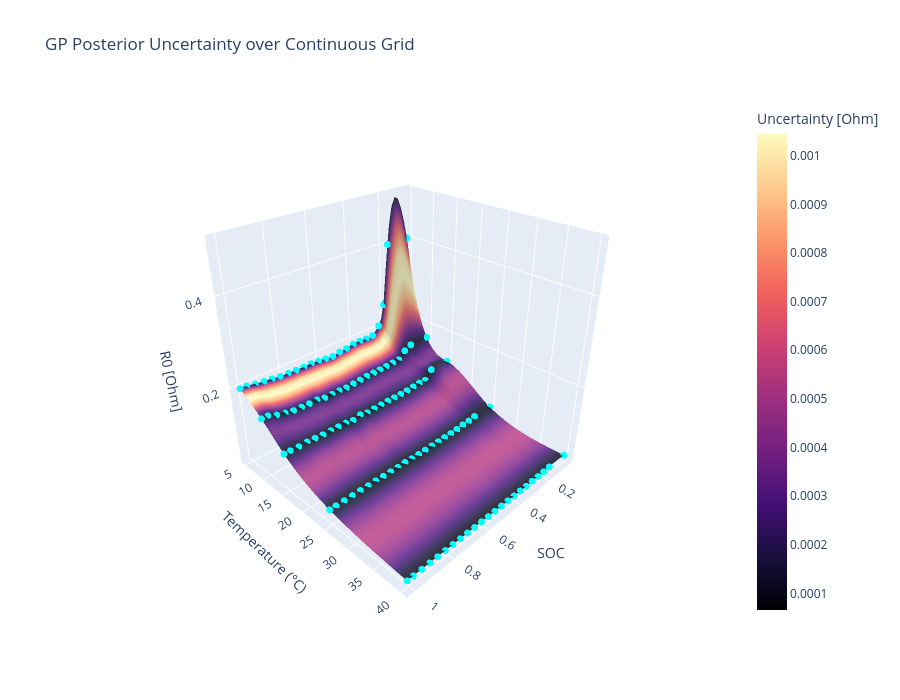

The cell this chart's notebook holds for it:
### Code cell
import plotly.graph_objects as go
import numpy as np

mean_grid = ys.reshape(50, 50).detach().numpy()
std_grid = posterior_std.reshape(50, 50).detach().numpy()
soc_np = soc_grid.numpy()
temp_np = temp_grid.numpy()

fig = go.Figure()

# std surface (uncertainty)
fig.add_trace(go.Surface(
    x=soc_np, y=temp_np, z=mean_grid, surfacecolor=std_grid,
    colorscale="Magma", opacity=0.85, name="GP Posterior Uncertainty",
    colorbar=dict(title="Uncertainty [Ohm]")
))

# training points projected at z=interp_r0(train_X_2d[:, 0], train_X_2d[:, 1]).numpy()
fig.add_trace(go.Scatter3d(
    x=train_X_2d[:, 0].numpy(),
    y=train_X_2d[:, 1].numpy(),
    z=interp_r0(train_X_2d[:, 0], train_X_2d[:, 1]).numpy(),
    mode="markers",
    marker=dict(size=4, color="cyan"),
    name="Training points"
))

fig.update_layout(
    scene=dict(
        xaxis_title="SOC", yaxis_title="Temperature (°C)", zaxis_title="R0 [Ohm]",
        # lock aspect ratio so zoom doesn't distort weirdly
        aspectmode="cube",
        camera=dict(
            eye=dict(x=1.5, y=1.5, z=1.2)  # starting zoom/angle
        )
    ),
    title="GP Posterior Uncertainty over Continuous Grid",
    width=900, height=700,
    dragmode="orbit"  # or "turntable" - controls rotation behavior
)

# explicit scroll-zoom + toolbar config
fig.show(config={
    "scrollZoom": True,
    "displayModeBar": True,
    "modeBarButtonsToAdd": ["zoom3d", "pan3d", "resetCameraDefault3d"]
})
lengthscale_desc = "ell(soc, temp) = 0.025 + 0.005·sigmoid(5000·(soc−0.3)) + 0.01·temp_norm"

annotation_text = (
    f"Variance: {variance}<br>"
    f"Noise: {noise}<br>"
    f"Lengthscale fn: {lengthscale_desc}"
)

fig.update_layout(
    annotations=[
        dict(
            text=annotation_text,
            xref="paper", yref="paper",
            x=0.01, y=0.01,          # bottom-left corner
            xanchor="left", yanchor="bottom",
            showarrow=False,
            align="left",
            font=dict(size=12),
            bgcolor="rgba(255,255,255,0.7)",  # slight background so it's readable over the surface
            bordercolor="black",
            borderwidth=1
        )
    ]
)

fig.write_image("gp_uncertainty_plot.pdf", width=1000, height=800, scale=2)

### Figure 1 — Plotly figure (JSON) as saved in the notebook; plotly's stock layout.template omitted (floating-point values rounded to 4 significant figures; data arrays with more than 128 entries replaced by an {"elided": "..."} marker saying what was removed)
{"data": [{"colorbar": {"title": {"text": "Uncertainty [Ohm]"}}, "colorscale": [[0, "#000004"], [0.1111, "#180f3d"], [0.2222, "#440f76"], [0.3333, "#721f81"], [0.4444, "#9e2f7f"], [0.5556, "#cd4071"], [0.6667, "#f1605d"], [0.7778, "#fd9668"], [0.8889, "#feca8d"], [1, "#fcfdbf"]], "name": "GP Posterior Uncertainty", "opacity": 0.85, "surfacecolor": {"elided": "50x50 float values"}, "type": "surface", "x": {"elided": "50x50 float values"}, "y": {"elided": "50x50 float values"}, "z": {"elided": "50x50 float values"}}, {"marker": {"color": "cyan", "size": 4}, "mode": "markers", "name": "Training points", "type": "scatter3d", "x": [0.05, 0.177, 0.2095, 0.2432, 0.2841, 0.325, 0.3659, 0.4068, 0.4477, 0.4886, 0.5296, 0.5705, 0.6114, 0.6523, 0.6932, 0.7341, 0.775, 0.8159, 0.8568, 0.8977, 0.9386, 0.9795, 1.01, 0.05, 0.1614, 0.2023, 0.2432, 0.2841, 0.325, 0.3659, 0.4068, 0.4477, 0.4886, 0.5295, 0.5705, 0.6114, 0.6523, 0.6932, 0.7341, 0.775, 0.8159, 0.8568, 0.8977, 0.9386, 0.9795, 1.01, 0.05, 0.1614, 0.2023, 0.2432, 0.2841, 0.325, 0.3659, 0.4068, 0.4477, 0.4886, 0.5295, 0.5705, 0.6114, 0.6523, 0.6932, 0.7341, 0.775, 0.8159, 0.8568, 0.8977, 0.9386, 0.9795, 1.01, 0.05, 0.1614, 0.2023, 0.2432, 0.2841, 0.325, 0.3659, 0.4068, 0.4477, 0.4886, 0.5295, 0.5704, 0.6114, 0.6523, 0.6932, 0.7341, 0.775, 0.8159, 0.8568, 0.8977, 0.9386, 0.9795, 1.01, 0.05, 0.1613, 0.2023, 0.2432, 0.2841, 0.325, 0.3659, 0.4068, 0.4477, 0.4886, 0.5295, 0.5704, 0.6114, 0.6523, 0.6932, 0.7341, 0.775, 0.8159, 0.8568, 0.8977, 0.9386, 0.9795, 1.01], "y": [5.0, 5.0, 5.0, 5.0, 5.0, 5.0, 5.0, 5.0, 5.0, 5.0, 5.0, 5.0, 5.0, 5.0, 5.0, 5.0, 5.0, 5.0, 5.0, 5.0, 5.0, 5.0, 5.0, 10.0, 10.0, 10.0, 10.0, 10.0, 10.0, 10.0, 10.0, 10.0, 10.0, 10.0, 10.0, 10.0, 10.0, 10.0, 10.0, 10.0, 10.0, 10.0, 10.0, 10.0, 10.0, 10.0, 15.0, 15.0, 15.0, 15.0, 15.0, 15.0, 15.0, 15.0, 15.0, 15.0, 15.0, 15.0, 15.0, 15.0, 15.0, 15.0, 15.0, 15.0, 15.0, 15.0, 15.0, 15.0, 15.0, 25.0, 25.0, 25.0, 25.0, 25.0, 25.0, 25.0, 25.0, 25.0, 25.0, 25.0, 25.0, 25.0, 25.0, 25.0, 25.0, 25.0, 25.0, 25.0, 25.0, 25.0, 25.0, 25.0, 40.0, 40.0, 40.0, 40.0, 40.0, 40.0, 40.0, 40.0, 40.0, 40.0, 40.0, 40.0, 40.0, 40.0, 40.0, 40.0, 40.0, 40.0, 40.0, 40.0, 40.0, 40.0, 40.0], "z": [0.3999, 0.3999, 0.2567, 0.2071, 0.1887, 0.1869, 0.1883, 0.1882, 0.1843, 0.1833, 0.1799, 0.1817, 0.1838, 0.1854, 0.185, 0.1854, 0.1862, 0.1874, 0.1899, 0.1923, 0.1947, 0.1993, 0.1993, 0.1662, 0.1662, 0.1581, 0.1416, 0.141, 0.1399, 0.1395, 0.1395, 0.1394, 0.1377, 0.1364, 0.1349, 0.1368, 0.1366, 0.1364, 0.141, 0.1404, 0.1411, 0.1423, 0.1459, 0.1508, 0.159, 0.159, 0.1261, 0.1261, 0.1058, 0.1066, 0.1051, 0.1035, 0.1032, 0.1031, 0.1035, 0.103, 0.1026, 0.1012, 0.1062, 0.1015, 0.1045, 0.1053, 0.1057, 0.1059, 0.1076, 0.1088, 0.108, 0.1094, 0.1094, 0.05917, 0.05917, 0.05678, 0.05625, 0.05436, 0.05367, 0.05318, 0.05282, 0.05249, 0.05229, 0.05208, 0.05221, 0.05368, 0.05238, 0.05314, 0.05346, 0.05361, 0.05376, 0.05391, 0.05412, 0.05417, 0.0543, 0.0543, 0.03142, 0.03142, 0.0301, 0.02953, 0.02928, 0.02841, 0.02842, 0.02832, 0.02832, 0.02826, 0.02823, 0.02829, 0.0288, 0.02853, 0.02872, 0.02895, 0.029, 0.02907, 0.02924, 0.02932, 0.02951, 0.02988, 0.02988]}], "layout": {"dragmode": "orbit", "height": 700, "scene": {"aspectmode": "cube", "camera": {"eye": {"x": 1.5, "y": 1.5, "z": 1.2}}, "xaxis": {"title": {"text": "SOC"}}, "yaxis": {"title": {"text": "Temperature (°C)"}}, "zaxis": {"title": {"text": "R0 [Ohm]"}}}, "title": {"text": "GP Posterior Uncertainty over Continuous Grid"}, "width": 900}}
